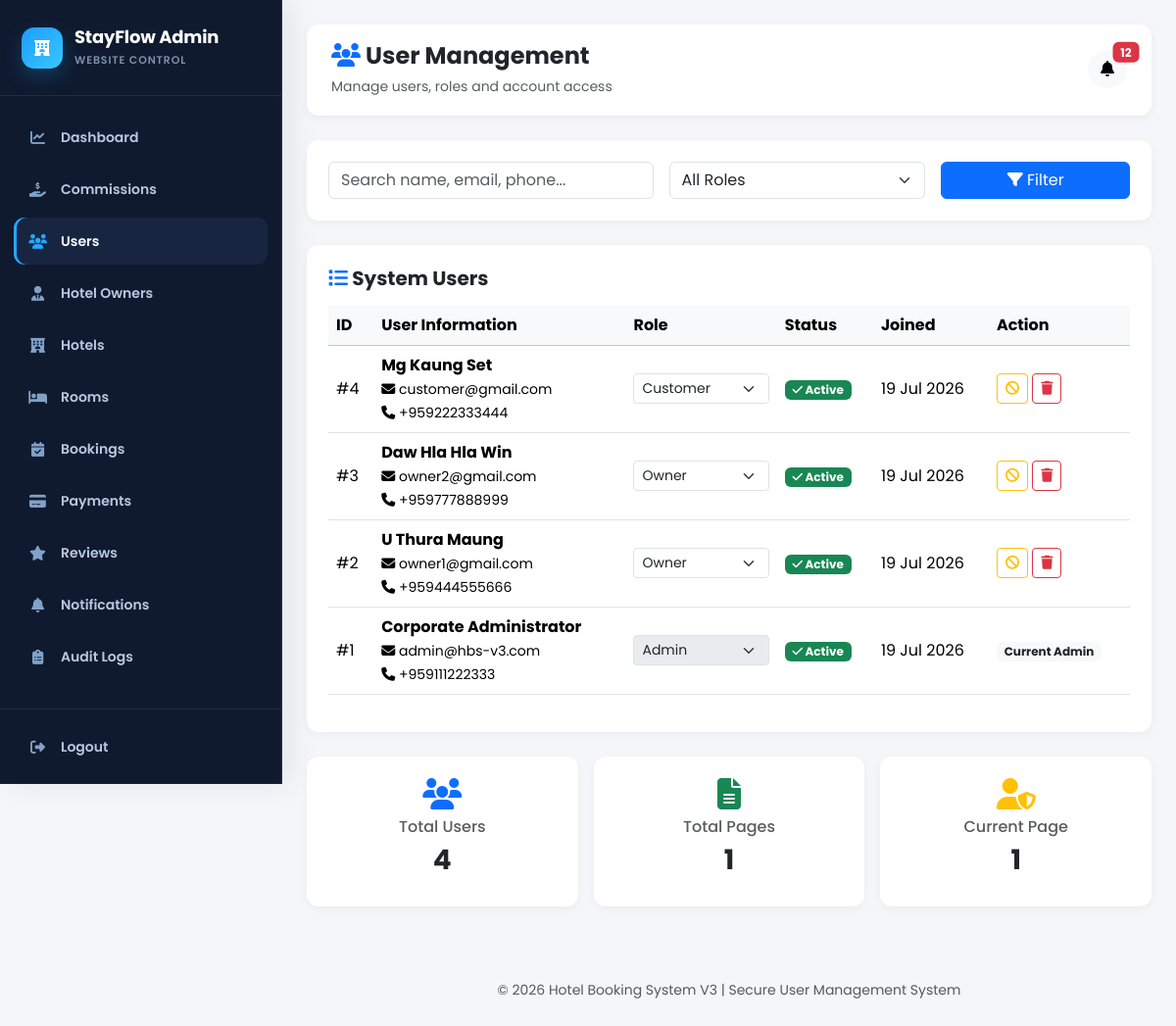
Before: /admin/users.php (signed in) with the older database file.
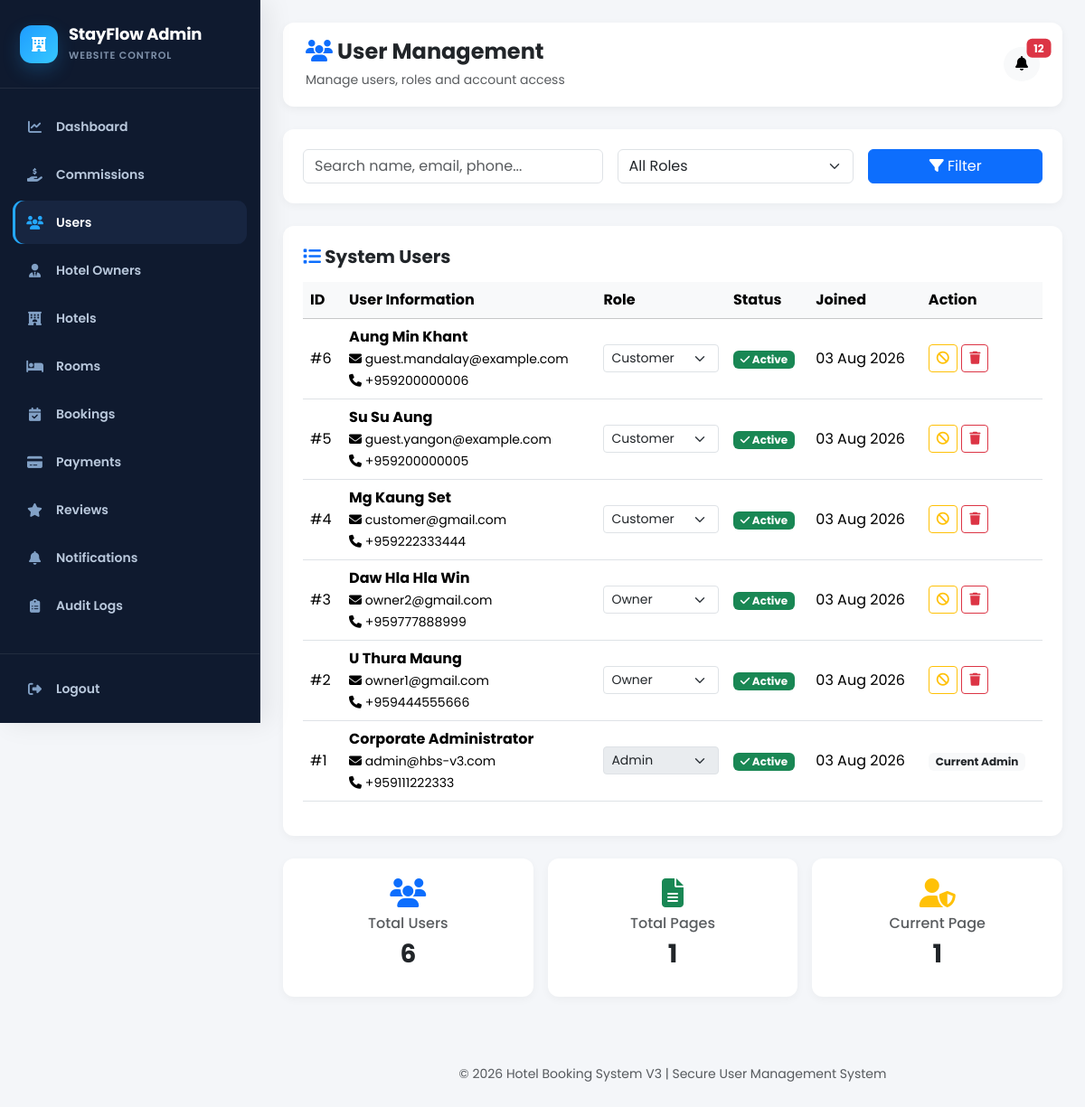
After: the same page with the newer database file.
### tables this page shows
CREATE TABLE `users` (
  `user_id` int(11) NOT NULL,
  `username` varchar(50) NOT NULL,
  `full_name` varchar(100) NOT NULL,
  `first_name` varchar(50) NOT NULL,
  `last_name` varchar(50) NOT NULL,
  `email` varchar(150) NOT NULL,
  `phone` varchar(20) DEFAULT NULL,
  `password` varchar(255) NOT NULL,
  `profile_image` varchar(255) DEFAULT 'default.png',
  `role` enum('admin','owner','customer') NOT NULL DEFAULT 'customer',
  `gender` enum('Male','Female','Other') DEFAULT NULL,
  `date_of_birth` date DEFAULT NULL,
  `address` text NOT NULL,
  `city` varchar(50) NOT NULL,
  `country` varchar(50) NOT NULL,
  `postal_code` varchar(20) DEFAULT NULL,
  `status` enum('active','inactive','blocked') DEFAULT 'active',
  `email_verified` tinyint(1) DEFAULT 0,
  `remember_token` varchar(255) DEFAULT NULL,
  `last_login` datetime DEFAULT NULL,
  `created_at` timestamp NOT NULL DEFAULT current_timestamp(),
  `updated_at` timestamp NOT NULL DEFAULT current_timestamp() ON UPDATE current_timestamp()
);

### admin/users.php (the view, shortened to what the changed rows need)
<?php
require_once '../config/config.php';
$admin_id = $_SESSION['user_id'];
$params = [];
$types = "";
$where_sql = "";
$limit = 20;
$page =
intval(
    $_GET['page'] ?? 1
);
$offset =
($page-1)*$limit;
$count_stmt =
mysqli_prepare(
    $conn,
    "
    SELECT COUNT(*) total
    FROM users
    $where_sql
    "
);
mysqli_stmt_execute($count_stmt);
$count_result =
mysqli_stmt_get_result($count_stmt);
$total_records =
mysqli_fetch_assoc($count_result)['total'] ?? 0;
$sql = "
SELECT *
FROM users
$where_sql
ORDER BY user_id DESC
LIMIT ? OFFSET ?
";
$stmt =
mysqli_prepare(
    $conn,
    $sql
);
$params[]=$limit;
$params[]=$offset;
$types.="ii";
mysqli_stmt_bind_param(
    $stmt,
    $types,
    ...$params
);
mysqli_stmt_execute($stmt);
$users_query =
mysqli_stmt_get_result($stmt);
?>
<!DOCTYPE html>
<html lang="en">
<head>
<link href="https://cdn.jsdelivr.net/npm/bootstrap@5.3.2/dist/css/bootstrap.min.css" rel="stylesheet">
<link href="https://cdnjs.cloudflare.com/ajax/libs/font-awesome/6.5.1/css/all.min.css" rel="stylesheet">
<link rel="stylesheet" href="../assets/css/admin-sidebar.css?v=2">
</head>
<body>
<div class="wrapper">
<?php include __DIR__ . '/../includes/admin_sidebar.php'; ?>
<main class="main-content">
<div class="card-box">
<div class="table-responsive">
<table class="table table-hover align-middle">
<thead class="table-light">
<tr>
<th>ID</th>
<th>User Information</th>
<th>Role</th>
<th>Status</th>
<th>Joined</th>
<th>Action</th>
</tr>
</thead>
<tbody>
<?php if($users_query && mysqli_num_rows($users_query)>0): ?>
<?php while($u=mysqli_fetch_assoc($users_query)): ?>
<tr>
<td>
#<?=$u['user_id']?>
</td>
<td>
<strong>
<?=htmlspecialchars($u['full_name'])?>
</strong>
<br>
<small>
<i class="fa fa-envelope"></i>
<?=htmlspecialchars($u['email'])?>
</small>
<br>
<?php if(!empty($u['phone'])): ?>
<small>
<i class="fa fa-phone"></i>
<?=htmlspecialchars($u['phone'])?>
</small>
<?php endif; ?>
</td>
<td>
<form method="POST">
<select name="role"
class="form-select form-select-sm"
onchange="this.form.submit()"
<?=($u['user_id']==$admin_id)?'disabled':''?>>
<option value="customer"
<?=$u['role']=="customer"?'selected':''?>>
Customer
</option>
<option value="owner"
<?=$u['role']=="owner"?'selected':''?>>
Owner
</option>
<option value="admin"
<?=$u['role']=="admin"?'selected':''?>>
Admin
</option>
</select>
</form>
</td>
<td>
<?php if($u['status']=="active"): ?>
<span class="badge bg-success">
<i class="fa fa-check"></i>
Active
</span>
<?php elseif($u['status']=="deleted"): ?>
<span class="badge bg-secondary">
Deleted
</span>
<?php else: ?>
<span class="badge bg-danger">
Blocked
</span>
<?php endif; ?>
</td>
<td>
<?=
!empty($u['created_at'])
?
date(
"d M Y",
strtotime($u['created_at'])
)
:
"N/A"
?>
</td>
<td>
<?php if($u['user_id'] != $admin_id): ?>
<form method="POST"
class="d-inline"
onsubmit="return confirm('Change user status?');">
<button class="btn btn-sm btn-outline-warning">
<i class="fa fa-ban"></i>
</button>
</form>
<form method="POST"
class="d-inline"
onsubmit="return confirm('Delete this user?');">
<button class="btn btn-sm btn-outline-danger">
<i class="fa fa-trash"></i>
</button>
</form>
<?php else: ?>
<span class="badge bg-light text-dark">
Current Admin
</span>
<?php endif; ?>
</td>
</tr>
<?php endwhile; ?>
<?php endif; ?>
</tbody>
</table>
</div>
</div>
<div class="row g-3 mb-4">
<div class="col-md-4">
<div class="card-box text-center">
<i class="fa-solid fa-users fa-2x text-primary mb-2"></i>
<h6 class="text-muted">
Total Users
</h6>
<h3 class="fw-bold">
<?=number_format($total_records)?>
</h3>
</div>
</div>
</div>
</main>
</div>
</body>
</html>

### includes/admin_sidebar.php (shortened to what the changed rows need)
<?php
$adminCurrentPage = basename($_SERVER['PHP_SELF'] ?? 'dashboard.php');
$adminNavItems = [
    ['file' => 'dashboard.php', 'label' => 'Dashboard', 'icon' => 'fa-chart-line'],
    ['file' => 'manage_commissions.php', 'label' => 'Commissions', 'icon' => 'fa-hand-holding-dollar'],
    ['file' => 'users.php', 'label' => 'Users', 'icon' => 'fa-users'],
    ['file' => 'owners.php', 'label' => 'Hotel Owners', 'icon' => 'fa-user-tie'],
    ['file' => 'hotels.php', 'label' => 'Hotels', 'icon' => 'fa-hotel'],
    ['file' => 'rooms.php', 'label' => 'Rooms', 'icon' => 'fa-bed'],
    ['file' => 'bookings.php', 'label' => 'Bookings', 'icon' => 'fa-calendar-check'],
    ['file' => 'payments.php', 'label' => 'Payments', 'icon' => 'fa-credit-card'],
    ['file' => 'reviews.php', 'label' => 'Reviews', 'icon' => 'fa-star'],
    ['file' => 'notifications.php', 'label' => 'Notifications', 'icon' => 'fa-bell'],
    ['file' => 'audit_logs.php', 'label' => 'Audit Logs', 'icon' => 'fa-clipboard-list'],
];
?>
<aside class="sidebar admin-shared-sidebar" aria-label="Admin navigation">
    <nav class="admin-sidebar-nav">
        <?php foreach ($adminNavItems as $item): ?>
            <?php $isActive = $adminCurrentPage === $item['file']; ?>
            <a class="admin-sidebar-link<?= $isActive ? ' active' : '' ?>" href="<?= htmlspecialchars($item['file']) ?>"<?= $isActive ? ' aria-current="page"' : '' ?>>
                <i class="fa-solid <?= htmlspecialchars($item['icon']) ?>"></i>
                <span><?= htmlspecialchars($item['label']) ?></span>
            </a>
        <?php endforeach; ?>
    </nav>
</aside>

Changed rows visible on the page:
added users: user_id "6", full_name "Aung Min Khant", email "guest.mandalay@example.com", phone "+959200000006", role "Customer", status "active" (drawn), created_at "03 Aug 2026"
added users: user_id "5", full_name "Su Su Aung", email "guest.yangon@example.com", phone "+959200000005", role "Customer", status "active" (drawn), created_at "03 Aug 2026"
changed users "Mg Kaung Set": created_at "19 Jul 2026" → "03 Aug 2026"
changed users "Daw Hla Hla Win": created_at "19 Jul 2026" → "03 Aug 2026"
changed users "U Thura Maung": created_at "19 Jul 2026" → "03 Aug 2026"
changed users "Corporate Administrator": created_at "19 Jul 2026" → "03 Aug 2026"
Other visible differences:
$total_records: "4" → "6"
